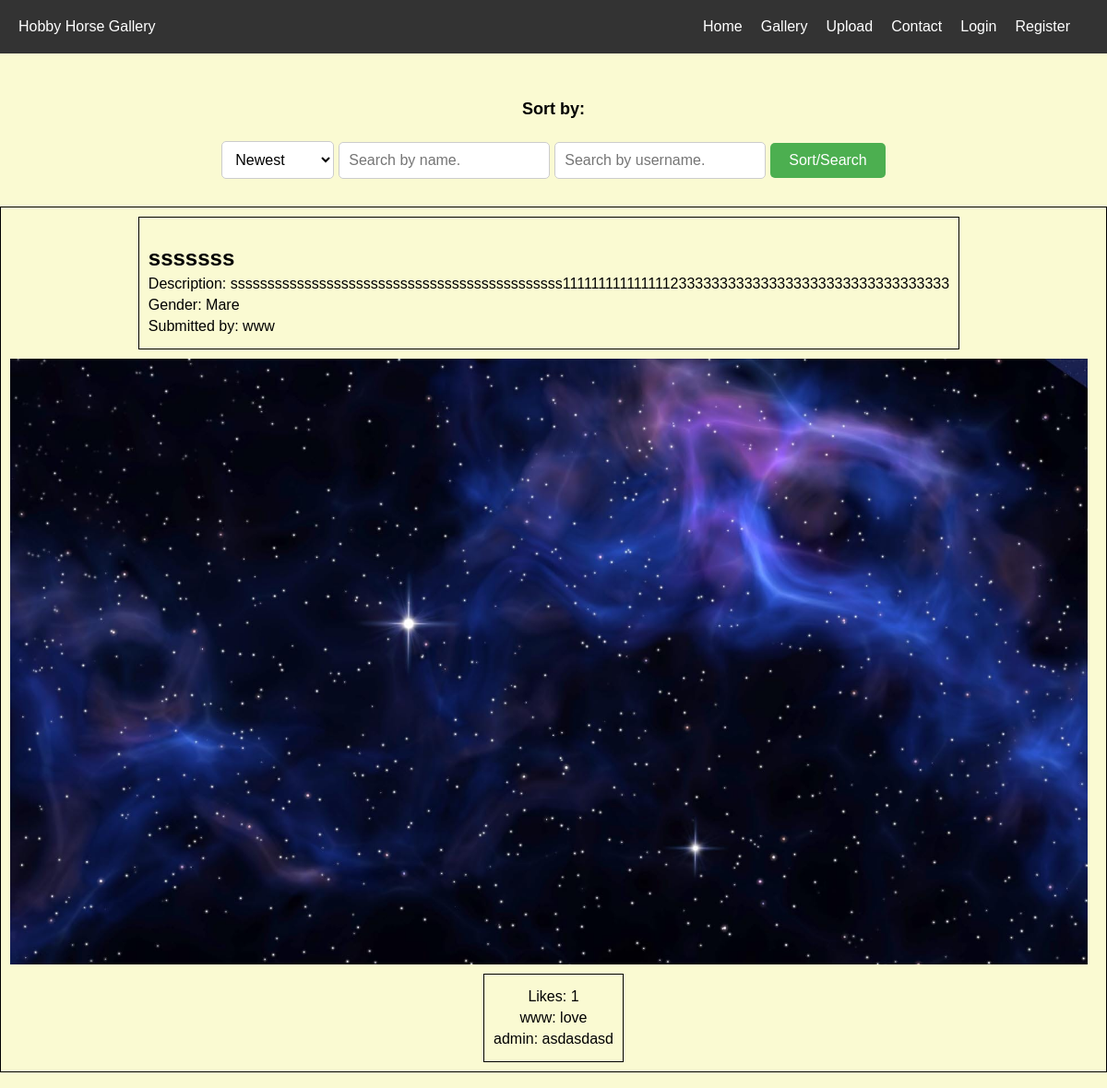
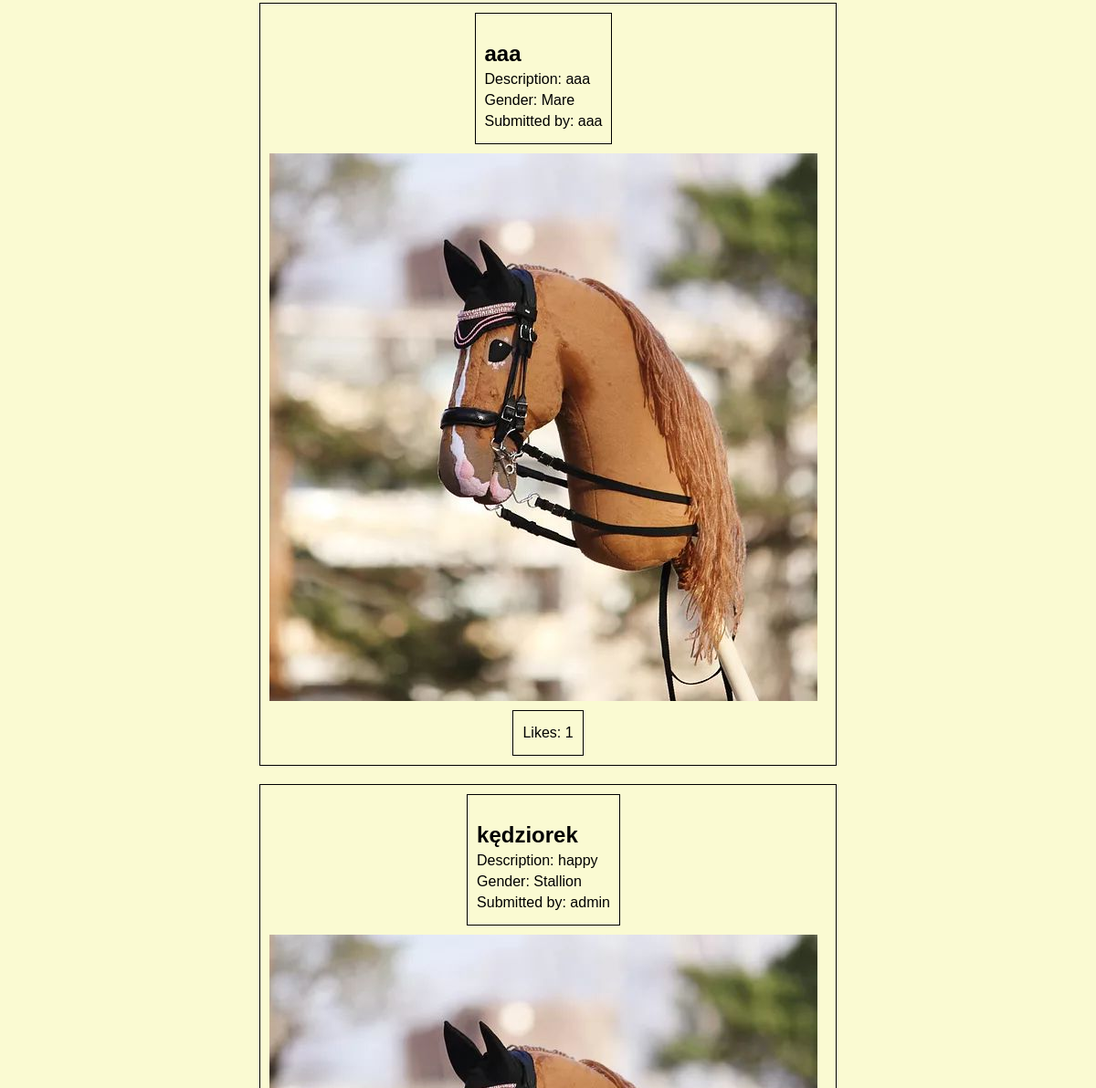
/gallery (upper part), run on an earlier commit of the app's database (2 pictures, top to bottom).
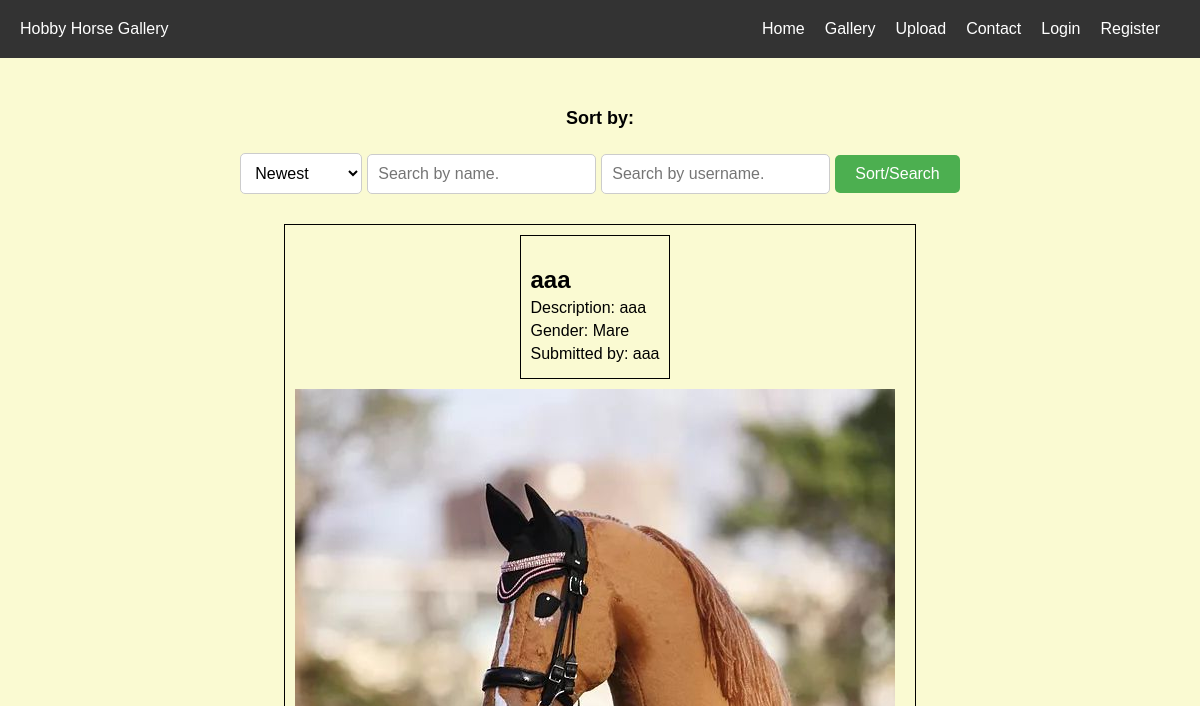
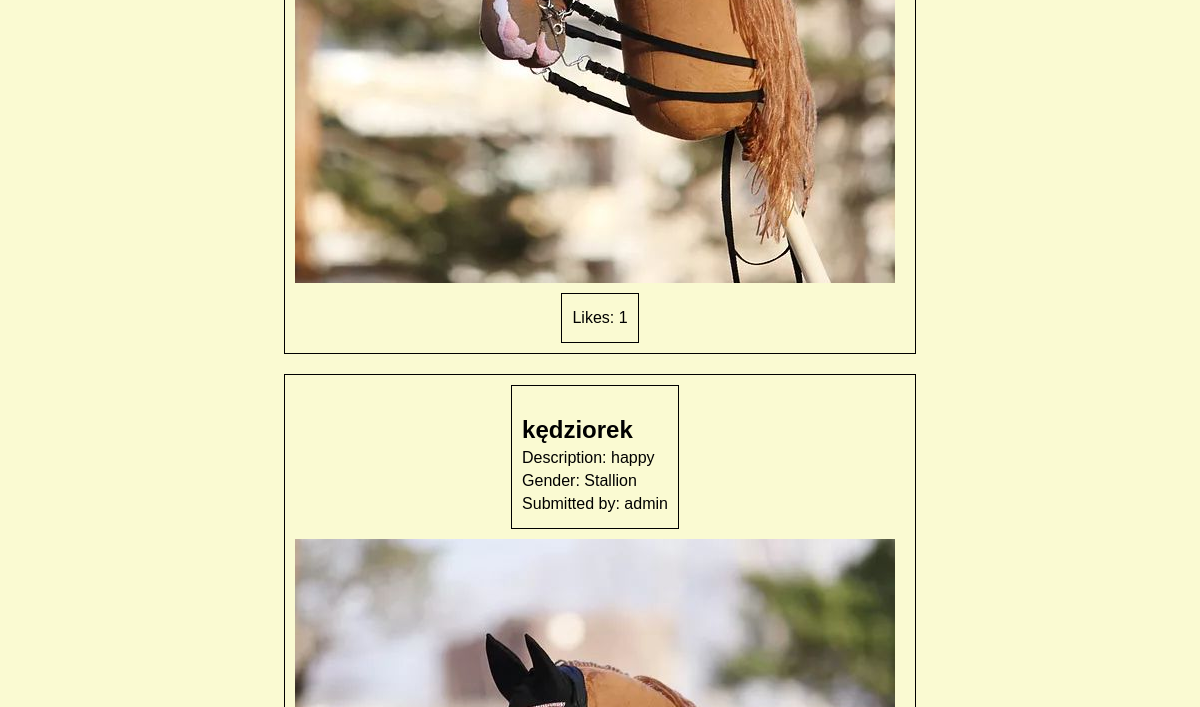
And on a later commit of the database (2 pictures, top to bottom).
### tables this page shows
CREATE TABLE images (image_id INTEGER PRIMARY KEY, user_id INTEGER, image TEXT, title TEXT, description TEXT, gender TEXT, upvotes INTEGER DEFAULT 0, FOREIGN KEY (user_id) REFERENCES users(id));

CREATE TABLE users (id INTEGER PRIMARY KEY, username TEXT, password TEXT, banned BOOLEAN DEFAULT 0);

CREATE TABLE reviews (review_id INTEGER PRIMARY KEY, image_id INTEGER, user_id INTEGER, comment TEXT, FOREIGN KEY (image_id) REFERENCES images(image_id) ON DELETE CASCADE, FOREIGN KEY (user_id) REFERENCES users(id));

### app.py (the view, shortened to what this page needs)
@app.route('/gallery', methods=["GET", "POST"])
def gallery():
    sort = 'newest'
    search = ''
    user_search = ''
    if session.get("user_id"):
        user_id = session['user_id']
    else:
        user_id = 0
    if search and user_search:
        formatted_search = '%{}%'.format(search)
        formatted_user_search = '%{}%'.format(user_search)
        files = db.execute("SELECT * FROM images JOIN users ON users.id = images.user_id WHERE title LIKE ? AND username LIKE ? ORDER BY images.image_id DESC", formatted_search, formatted_user_search)
    elif search:
        formatted_search = '%{}%'.format(search)
        files = db.execute("SELECT * FROM images JOIN users ON users.id = images.user_id WHERE title LIKE ? ORDER BY images.image_id DESC", formatted_search)
    elif user_search:
        formatted_user_search = '%{}%'.format(user_search)
        files = db.execute("SELECT * FROM images JOIN users ON users.id = images.user_id WHERE username LIKE ? ORDER BY images.image_id DESC", formatted_user_search)
    else:
        if sort == 'newest':
            files = db.execute("SELECT * FROM images JOIN users ON users.id = images.user_id ORDER BY images.image_id DESC")
        elif sort == 'oldest':
            files = db.execute("SELECT * FROM images JOIN users ON users.id = images.user_id ORDER BY images.image_id ASC")
        elif sort == 'upvoted':
            files = db.execute("SELECT * FROM images JOIN users ON users.id = images.user_id ORDER BY images.upvotes DESC")
        elif sort == 'random':
            files = db.execute("SELECT * FROM images JOIN users ON users.id = images.user_id ORDER BY RANDOM()")
        else:
            return render_template('error.html', text="sorting error")
    return render_template('gallery.html', files=files, image_exist=image_exist, get_image_rating=get_image_rating, vote_check=vote_check, user_id=user_id, get_comment=get_comment)

### app.py (called while the page is built)
def image_exist(image):
    return os.path.exists(os.path.join(app.config['UPLOAD_FOLDER'], image))

def get_comment(id):
    query = db.execute("SELECT * FROM reviews WHERE image_id = ?", id)
    if query:
        comments = []
        for answers in query:
            user_info = db.execute("SELECT username, banned FROM users WHERE id = ?", answers['user_id'])[0]
            if user_info and not user_info['banned']:
                dictionary = {'comment': answers['comment'], 'username': user_info['username']}
                comments.append(dictionary)
        return comments
    else:
        return False

@app.before_request
def check_ban():
    if session.get("user_id"):
        user_id = session['user_id']
        if is_banned(user_id):
            if request.endpoint != 'ban':
                return redirect('/ban')

@app.context_processor
def inject_layout():
    if 'user_id' in session:
        logged_in = True
    else:
        logged_in = False
    return dict(logged_in=logged_in)

### templates/gallery.html (shortened to what this page needs)
{% extends "layout.html" %}
{% block main %}
    <form action="/gallery" method="post" class="center" style="margin-bottom: 30px;">
        <h4>Sort by:</h4>
        <select name="sort">
            <option value="newest">Newest</option>
        </select>
        <input name="search" autocomplete="off" placeholder="Search by name.">
        <input name="user_search" autocomplete="off" placeholder="Search by username.">
        <button type="submit">Sort/Search</button>
    </form>
    <div class="gallery">
        {% for file in files %}
        {% if file.image.endswith('.jpg') or file.image.endswith('.jpeg') or file.image.endswith('.png') %}
            {% if image_exist(file.image) and file.banned == 0 %}
            <div class="galleryrow">
                <div class="image-info">
                    <h2>{{ file.title }}</h2>
                    <p>Description: {{ file.description }}</p>
                    <p>Gender: {{ file.gender }}</p>
                    <p>Submitted by: {{ file.username }}</p>
                </div>
                <div class="image-container">
                    <img src="{{ url_for('static', filename=file.image) }}" alt="{{ file.title }}">
                </div>
                <div class="upvotes">
                    <p>Likes: <span class="rating">{{ get_image_rating(file.image_id) }}</span></p>
                    {% if get_comment(file.image_id) %}
                        {% for comments in get_comment(file.image_id) %}
                            <div class="review">
                                <p> {{ comments['username'] }}: {{ comments['comment'] }}</p>
                            </div>
                        {% endfor %}
                    {% endif %}
                </div>
            </div>
            {% endif %}
        {% endif %}
    {% endfor %}
{% endblock %}

What changed in the data, as far as the page shows it:
no longer on this page (row unchanged): images: title "sssssss", description "sssssssssssssssssssssssssssssssssssssssssssss1111111111111112333333333333333333333333333333333", gender "Mare", username "www", image (picture), upvotes "1"
no longer on this page (row edited): users: username "www"
no longer on this page (row unchanged): reviews: comment "love"
no longer on this page (row unchanged): users: username "admin"
no longer on this page (row unchanged): reviews: comment "asdasdasd"
